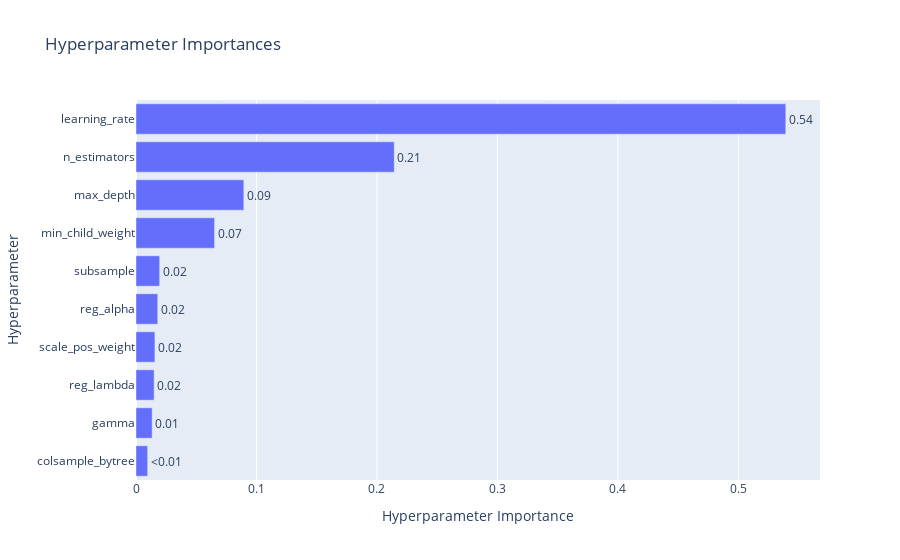

Source (notebook cell):
### Code cell
optuna.visualization.plot_param_importances(study)

### Figure 1 — Plotly figure (JSON) as saved in the notebook; plotly's stock layout.template omitted (floating-point values rounded to 4 significant figures)
{"data": [{"cliponaxis": false, "hovertemplate": ["colsample_bytree (FloatDistribution): 0.0096793082083172<extra></extra>", "gamma (FloatDistribution): 0.013413483278398343<extra></extra>", "reg_lambda (FloatDistribution): 0.015053727654448288<extra></extra>", "scale_pos_weight (FloatDistribution): 0.015702594428796283<extra></extra>", "reg_alpha (FloatDistribution): 0.018050811643468244<extra></extra>", "subsample (FloatDistribution): 0.019654195261550014<extra></extra>", "min_child_weight (IntDistribution): 0.06523316173860454<extra></extra>", "max_depth (IntDistribution): 0.08951241101744808<extra></extra>", "n_estimators (IntDistribution): 0.21435228265130774<extra></extra>", "learning_rate (FloatDistribution): 0.5393480241176613<extra></extra>"], "name": "Objective Value", "orientation": "h", "text": ["<0.01", "0.01", "0.02", "0.02", "0.02", "0.02", "0.07", "0.09", "0.21", "0.54"], "textposition": "outside", "type": "bar", "x": [0.009679, 0.01341, 0.01505, 0.0157, 0.01805, 0.01965, 0.06523, 0.08951, 0.2144, 0.5393], "y": ["colsample_bytree", "gamma", "reg_lambda", "scale_pos_weight", "reg_alpha", "subsample", "min_child_weight", "max_depth", "n_estimators", "learning_rate"]}], "layout": {"title": {"text": "Hyperparameter Importances"}, "xaxis": {"title": {"text": "Hyperparameter Importance"}}, "yaxis": {"title": {"text": "Hyperparameter"}}}}
